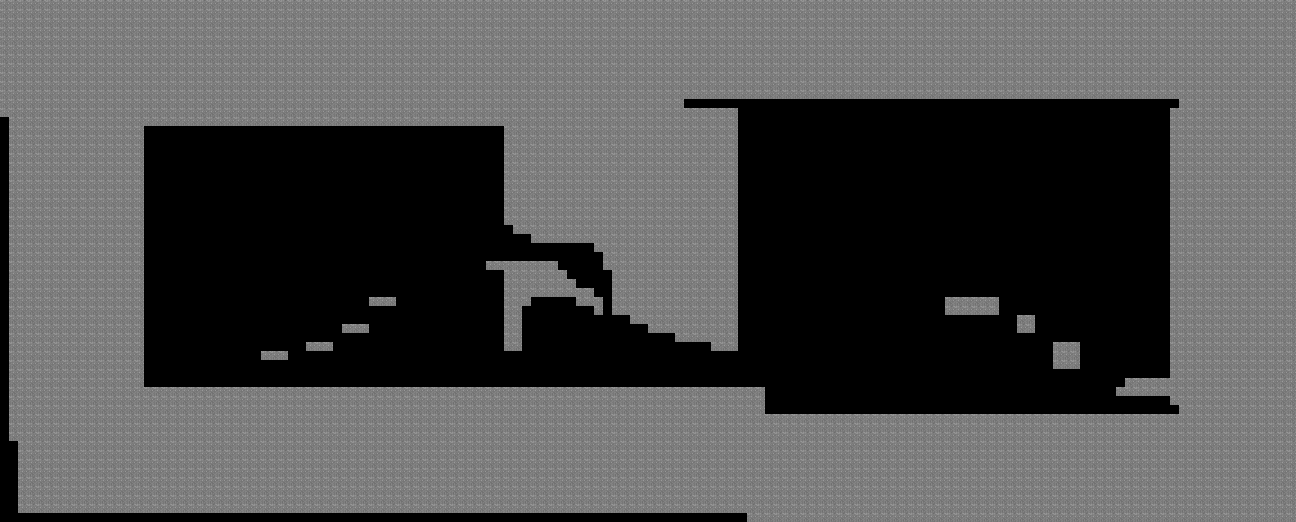

This is a level from a 2D game, rendered from its Tiled map with the project's own tilesets. A one-line summary and the map file follow, with tile-layer data summarised:
An orthogonal 144x58 tile map with 9x9 px tiles, 1 tile layer (tiles) and 16 objects (11x Slime, 4x Torch, Player).

<map version="1.4" tiledversion="1.4.3" orientation="orthogonal" renderorder="right-down" width="144" height="58" tilewidth="9" tileheight="9" infinite="0" nextlayerid="3" nextobjectid="54">
 <tileset firstgid="1" source="tileset.tsx" />
 <layer id="1" name="tiles" width="144" height="58">
  <data>[8352 cells, 5204 non-empty, 1 distinct tile ids]</data>
 </layer>
 <objectgroup id="2" name="spawners">
  <object id="27" name="Slime" x="448.083" y="323.098">
   <point />
  </object>
  <object id="28" name="Slime" x="901.331" y="358.647">
   <point />
  </object>
  <object id="29" name="Slime" x="927.992" y="367.534">
   <point />
  </object>
  <object id="30" name="Slime" x="856.895" y="385.308">
   <point />
  </object>
  <object id="31" name="Slime" x="759.135" y="358.647">
   <point />
  </object>
  <object id="32" name="Slime" x="821.346" y="394.195">
   <point />
  </object>
  <object id="33" name="Slime" x="1007.98" y="394.195">
   <point />
  </object>
  <object id="34" name="Slime" x="1043.53" y="385.308">
   <point />
  </object>
  <object id="35" name="Slime" x="999.09" y="358.647">
   <point />
  </object>
  <object id="36" name="Slime" x="1150.17" y="367.534">
   <point />
  </object>
  <object id="37" name="Slime" x="1070.19" y="331.985">
   <point />
  </object>
  <object id="42" name="Player" x="501.406" y="252">
   <point />
  </object>
  <object id="47" name="Torch" x="297" y="340.872">
   <point />
  </object>
  <object id="49" name="Torch" x="519.18" y="367.534">
   <point />
  </object>
  <object id="50" name="Torch" x="981.316" y="340.872">
   <point />
  </object>
  <object id="51" name="Torch" x="385.872" y="367.534">
   <point />
  </object>
 </objectgroup>
</map>